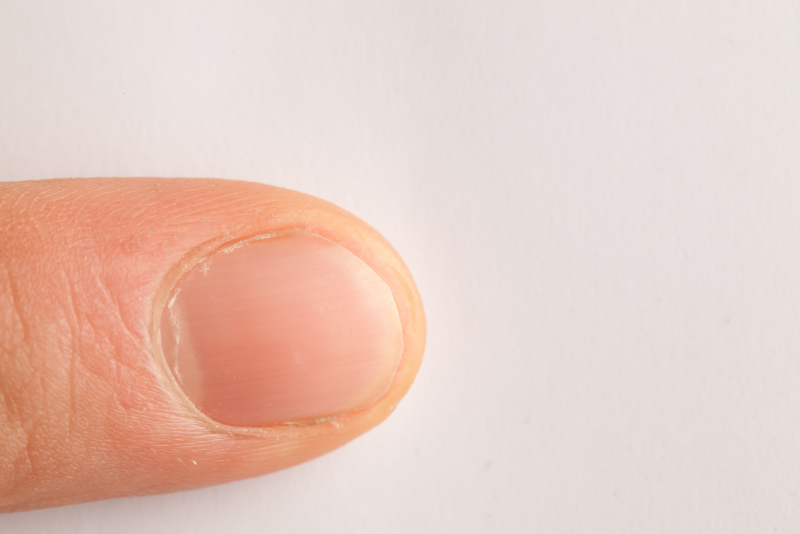
#> input picture curated_dataset/1ad21008-4f3a-11ee-9ae2-80b655531500.jpg, 1600 x 1067 px (shown at 1/2 size)
$ python -i dataset_annotation.py   (imports and definitions only)
#> lines starting #> are read from the running program, lines starting #| are printed output that depends on the picture
"importing all the libraries"

import os
import shutil
import re
import threading

import cv2
import pandas as pd

DATASET_PATH = "nails_dataset.csv"

# Reading all the images_name

images_list = [
    f"{root}/{file}" for root, _, files in os.walk("curated_dataset") for file in files
]

# Structure of the dataset

dataset = {
    "image_name": [],
    "length": [],
    "shape": [],
    "nail_texture": [],
    "moon": [],
    "color": [],
    "bitting": [],
    "nails_side_texture": [],
}

# details of the dataset

columns_details = {
    "image_name": "path of the image",
    "length": "It shows length of the nails:\n [0]: short \n [1]: Normal \n \
         [2]: Long",
    "shape": "It shows the curve of the nails \n [0] : flat \n [1]: Normal \n \
         [2]: Curvy",
    "nail_texture": "It shows tecture of nails: \n [0]: shiny \n [1]: normal \n \
         [2]: Rough",
    "moon": "It shows the size of the moon: \n [0]: No moon \n [1]: Little Moon \n \
         [2]: Large Moon",
    "color": "It represents the color of the Nail \n [R]: Red \n [Y]: [yellow] \n \
    [W]: Whitish \n [P]: Pale \n [C]: Cloudy",
    "bitting": "It represents bitting of the nail \n [0]: No bitting \n [1]: Bitting",
    "nails_side_texture": "It represents skin texture of nails side \n [0]: Normal \n [1]: BAD \n \
         [2]: Too bad",
}

# We will be reading this to concat the dataset to previously annotated dataset

try:
    previous_data = pd.read_csv(DATASET_PATH, index_col="Unnamed: 0")
except Exception as e:
    previous_data = pd.DataFrame(dataset)


def ask_questions(image_path: str) -> None:
    """
    this fucntion is used to take user inputs \
    according to the columns in the dataframe.
    """
    for key, value in columns_details.items():
        state = True
        if key == "image_name":
            dataset["image_name"].append(image_path.split("/")[-1])
        else:
            print(key, " : ", value)
            valid_inputs = re.findall(r"\[(.*?)]", value)

            while state:
                u_input = input("Enter any option from above:")
                if u_input.capitalize() in valid_inputs:
                    state = False
                else:
                    print("wrong_input")
            dataset[key].append(u_input.capitalize())

            # This line of code will automatically clear terminal
            os.system("cls" if os.name == "nt" else "clear")


# display of the image


def display_image(image_path: str) -> None:
    """
    This function is responsible for:
     - reading the image and displaying that
     - resizing the image
     - displaying the image
    """
    image = cv2.imread(image_path)
#> image is the input picture: shape (1067, 1600, 3); mean B, G, R 193.5, 203.5, 230.2
    hieght, width, _ = image.shape
#> hieght = 1067; width = 1600
    if hieght < 450 or width < 450:
        image = cv2.resize(image, (450, 450))
    else:
        image = cv2.resize(image, (int(width * 0.7), int(hieght * 0.7)))
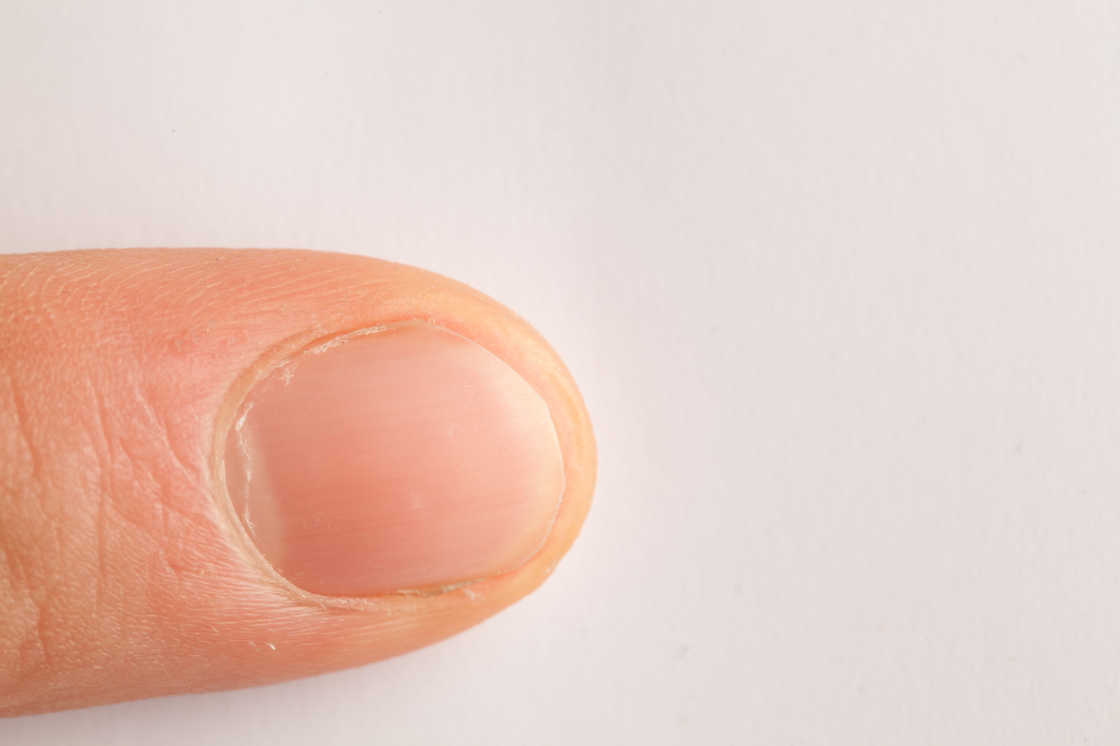
#> image: shape (746, 1120, 3); mean B, G, R 193.5, 203.4, 230.1

    cv2.imshow(image_path.split("/")[-1], image)
    cv2.waitKey(0)
    cv2.destroyAllWindows()


# the images which have been annotated will be moved to this directory
# [28 lines not run here, left out]

>>> result = display_image('curated_dataset/1ad21008-4f3a-11ee-9ae2-80b655531500.jpg')

$ run again, on curated_dataset/1adb74fe-4f3a-11ee-87a1-80b655531500.jpg
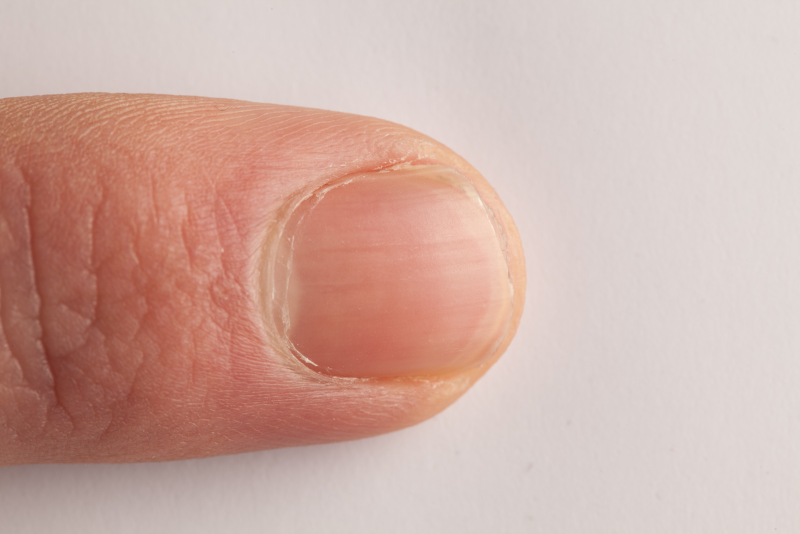
#> input picture curated_dataset/1adb74fe-4f3a-11ee-87a1-80b655531500.jpg, 1600 x 1067 px (shown at 1/2 size)
#> in display_image, image is the input picture: shape (1067, 1600, 3); mean B, G, R 164.8, 173.8, 206.7
#> in display_image, `image = cv2.resize(image, (int(width * 0.7), int(hieght * 0.7)))`:
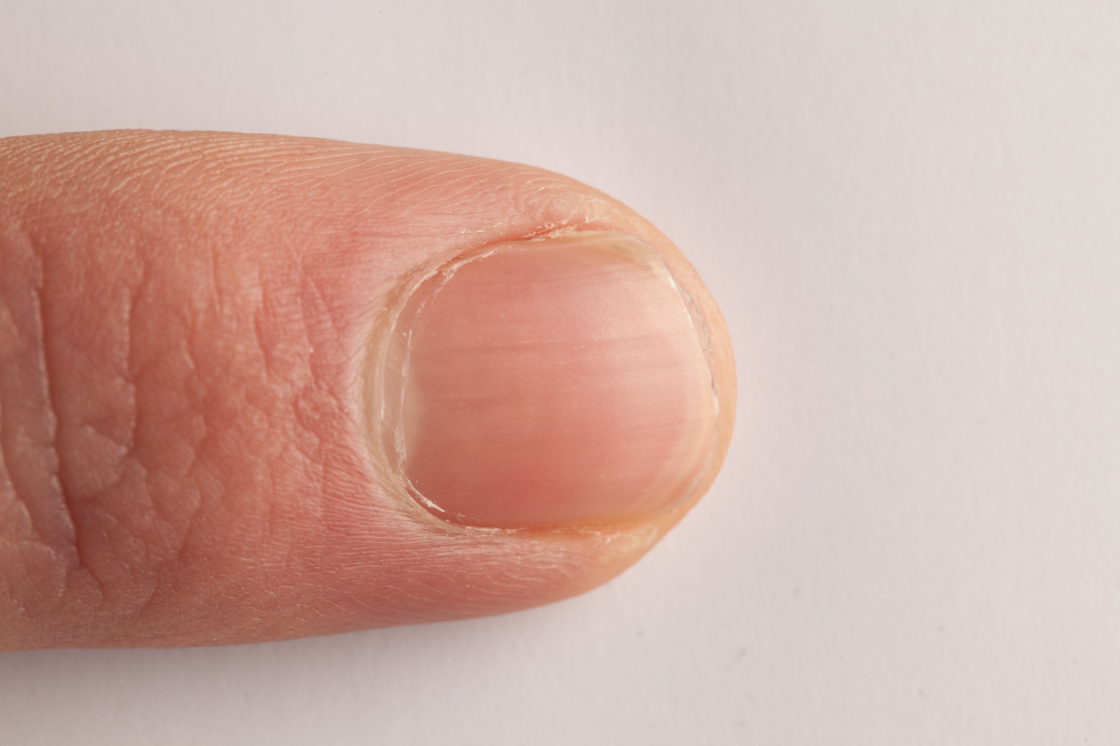
#> image: shape (746, 1120, 3); mean B, G, R 164.7, 173.7, 206.6
